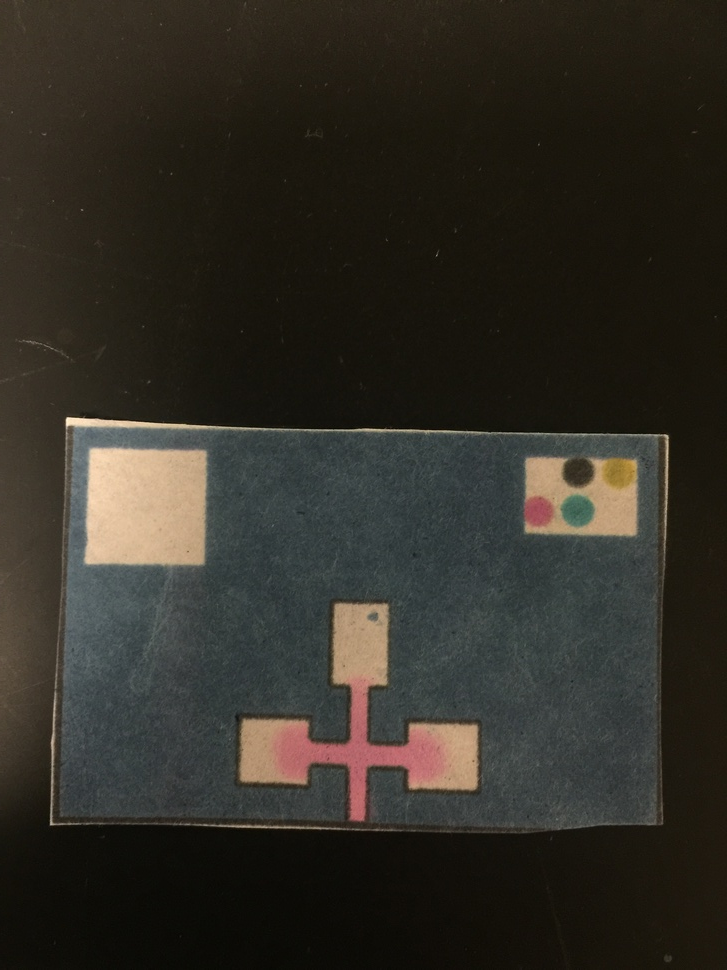
#> input picture original.JPG, 727 x 970 px, shrunk from 2448 x 3264 before the run, found by its file name
$ python sobel_opera.py   (older library calls are emulated)
#> lines starting #> are read from the running program, lines starting #| are printed output that depends on the picture; after the words box and inside, x2 and y2 are one past the last pixel; in counts of white or black regions, pixels touching at a corner belong together
# -*- coding: utf-8 -*-
"""
Created on Tue Oct  2 12:28:33 2018

@author: Ravi
"""
import cv2
import numpy as np
from matplotlib import pyplot as plt

img = cv2.imread('original.jpg',0)
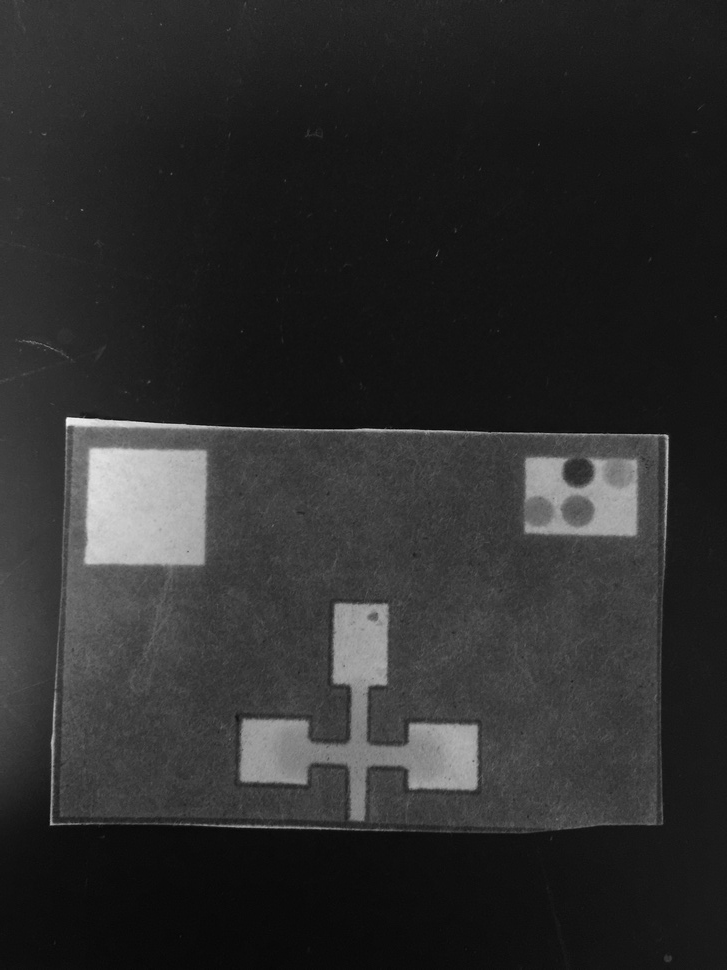
#> img: shape (970, 727); min 3, max 242, mean 45.8
img = cv2.medianBlur(img,5)

ret,img = cv2.threshold(img,120,255,cv2.THRESH_BINARY)
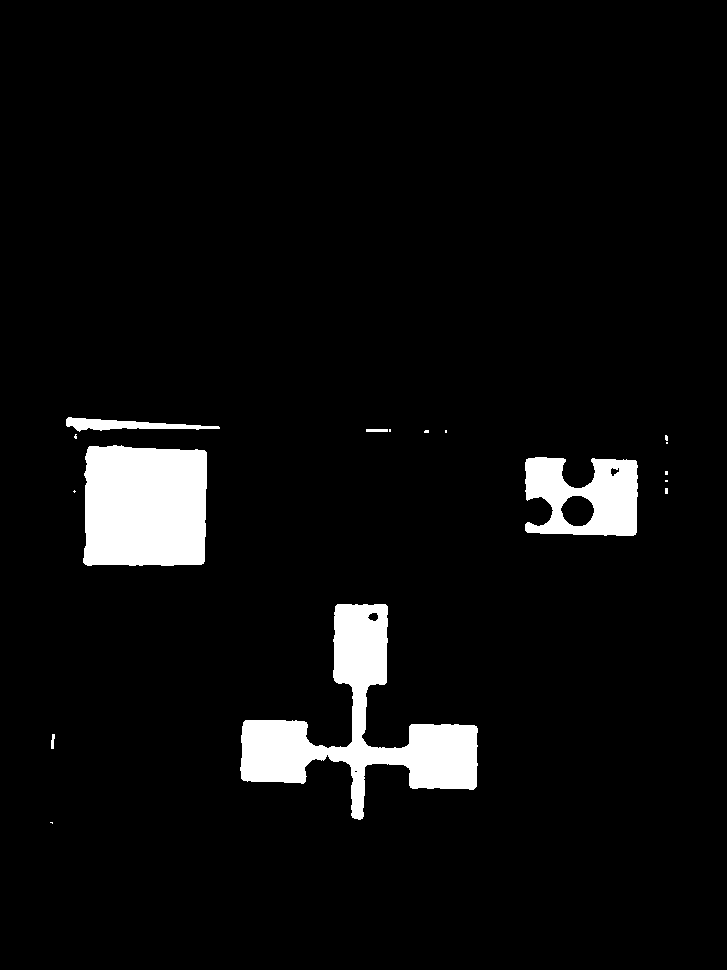
#> img: shape (970, 727); 5.3% white; 17 white regions (11 under 20 px), largest, box (x1, y1, x2, y2) and area: (240, 604, 478, 820) 15897, (83, 445, 207, 566) 14164, (525, 457, 638, 536) 6272, (66, 417, 220, 432) 1086, (366, 429, 388, 432) 66, (51, 734, 55, 749) 44

# Output dtype = cv2.CV_8U
sobelx8u = cv2.Sobel(img,cv2.CV_8U,1,0,ksize=11)
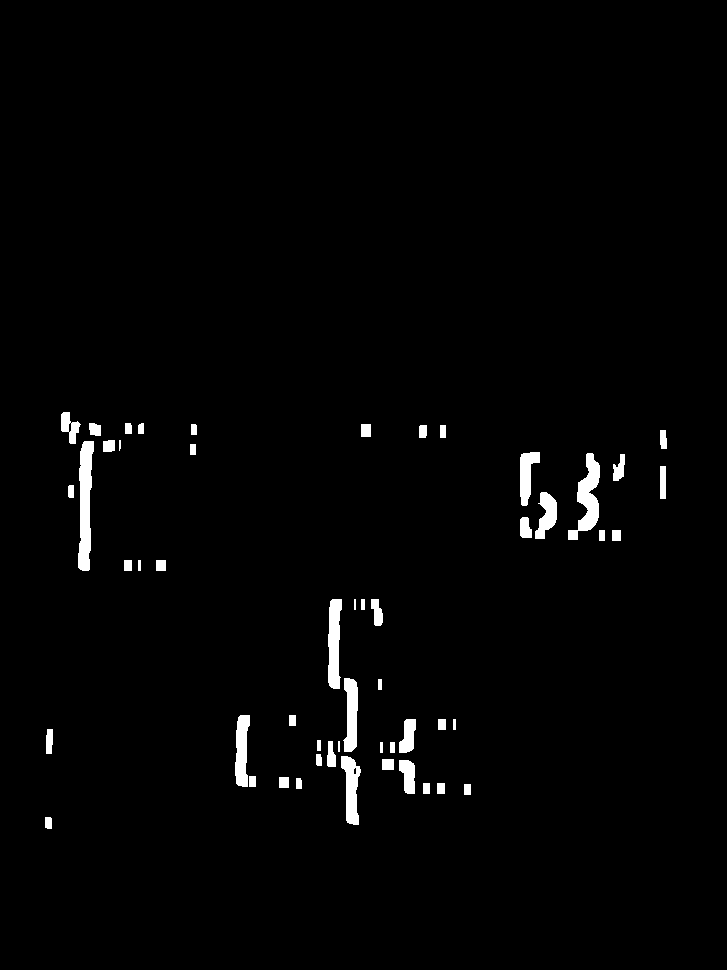
#> sobelx8u: shape (970, 727); 1.8% white; 53 white regions, largest, box (x1, y1, x2, y2) and area: (78, 441, 94, 571) 1457, (568, 453, 600, 540) 1230, (328, 599, 342, 689) 987

# Output dtype = cv2.CV_64F. Then take its absolute and convert to cv2.CV_8U
sobelx64f = cv2.Sobel(img,cv2.CV_64F,1,0,ksize=11)
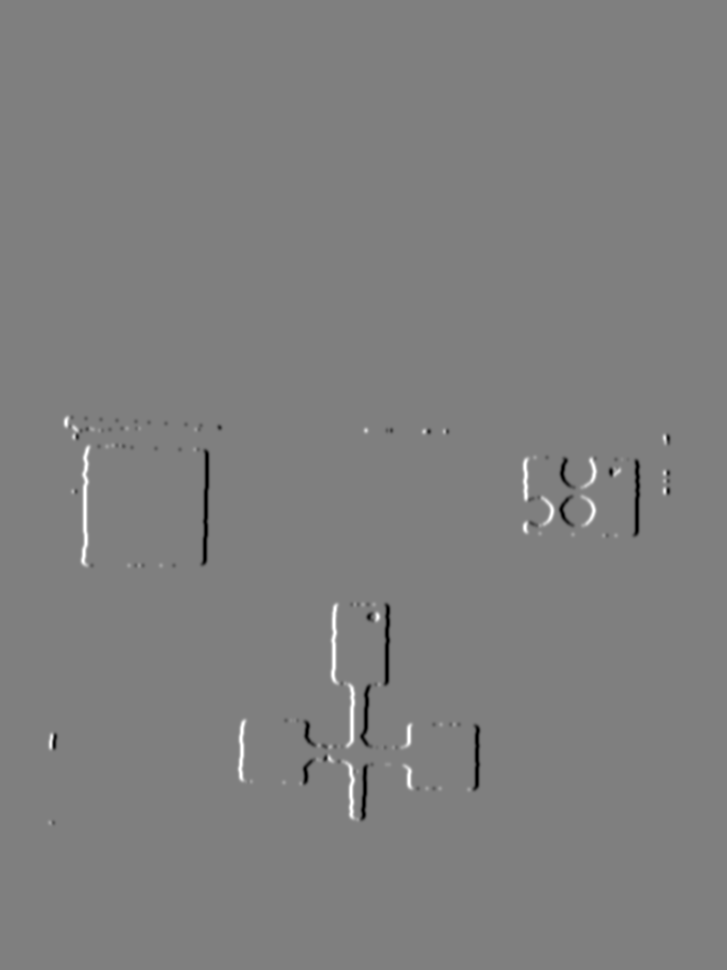
#> sobelx64f: shape (970, 727) float64; min -32901120, max 32901120, mean 0; drawn with min black and max white
abs_sobel64f = np.absolute(sobelx64f)
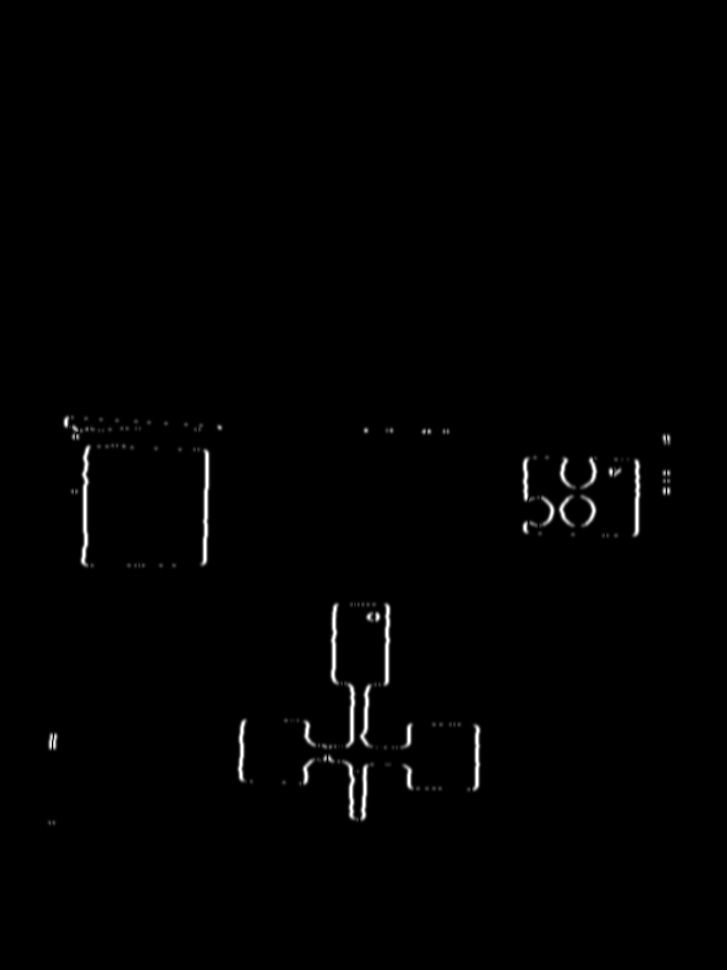
#> abs_sobel64f: shape (970, 727) float64; min 0, max 32901120, mean 252315.1; drawn with min black and max white
sobel_8u = np.uint8(abs_sobel64f)
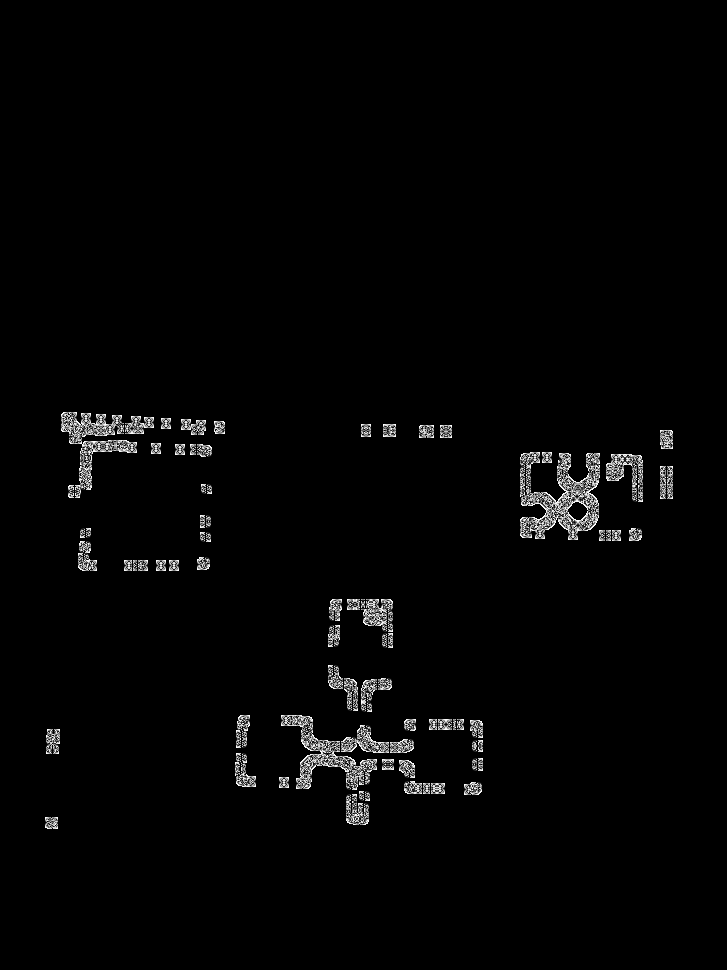
#> sobel_8u: shape (970, 727); min 0, max 255, mean 4.4

plt.subplot(1,3,1),plt.imshow(img,cmap = 'gray')
plt.title('Original'), plt.xticks([]), plt.yticks([])
plt.subplot(1,3,2),plt.imshow(sobelx8u,cmap = 'gray')
plt.title('Sobel CV_8U'), plt.xticks([]), plt.yticks([])
plt.subplot(1,3,3),plt.imshow(sobel_8u,cmap = 'gray')
plt.title('Sobel abs(CV_64F)'), plt.xticks([]), plt.yticks([])

plt.show()
